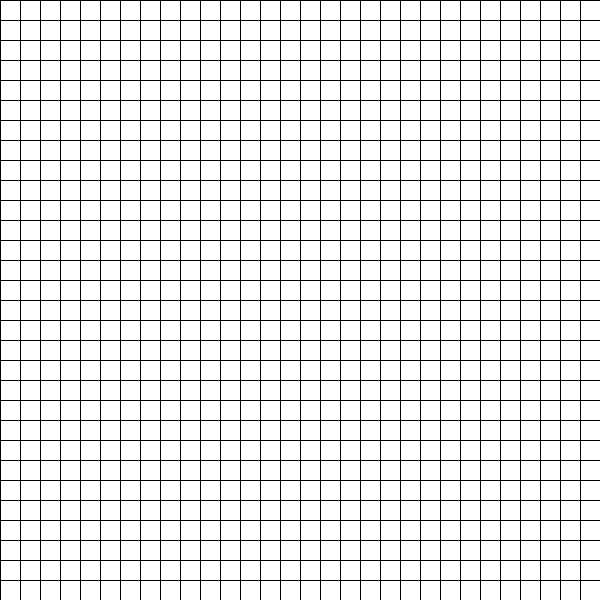
Frame 1 (no input)
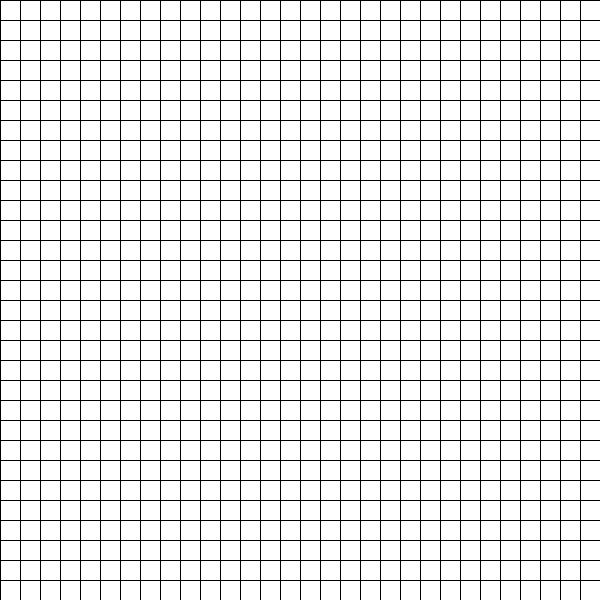
Frame 60 (the mouse pressed at the canvas centre just before this capture)
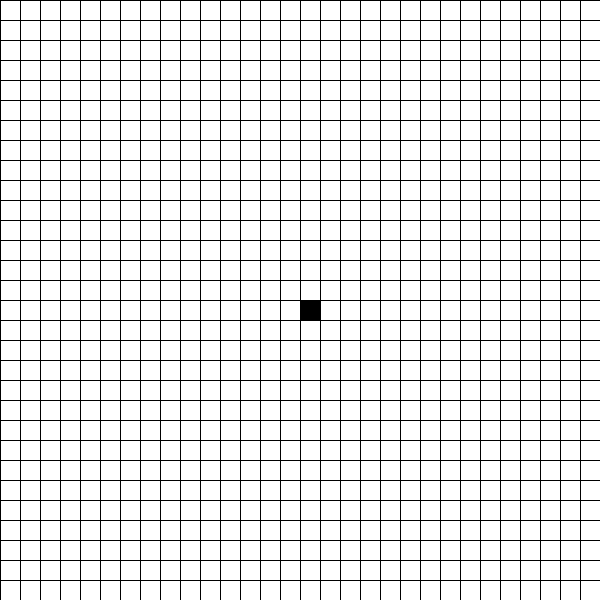
Frame 120 (the mouse held since frame 60 and released just before this capture)

The Processing sketch that drew these frames (run headless with seeded random() and noise(); from frame 60 on, the mouse is pressed at the canvas centre):

// Processing sketch: trial1
// ── trial1.pde
int i;
int j;

void setup(){
  size(600,600);
  background(255);
  smooth();
}

void draw() {
  //background(255);
  for( int i = 0; i < width; i = i + 20) {
    
  line(i, 0, i, height);
  stroke(0); 
}
for( int j = 0; j < height; j = j + 20){
  line(0, j, width, j);
  stroke(0);
}
 if (mousePressed == true) {
   //line(i, j, mouseX, mouseY); 
   //stroke(0);
   rectMode(CORNER);
   rect(round(mouseX),round (mouseY),20,20);
   fill(0);
   //fill(random(255),random(255),random(255));  
   //round constrain 
   
 }
 
}

//void mouseReleased() {
  
  //line(i, j, mouseX, mouseY);
  //stroke(0);
  //noLoop();
 //}

    
